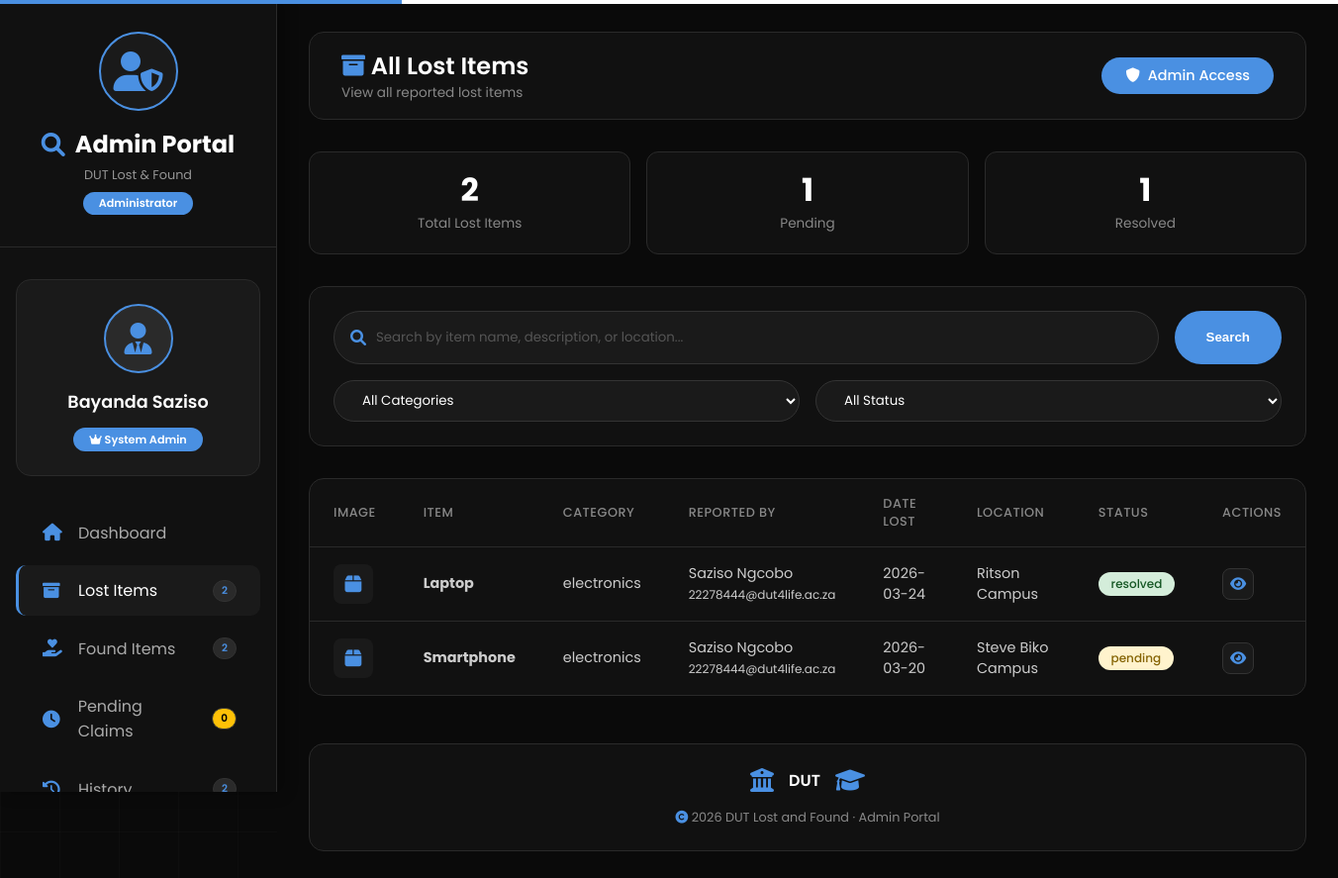
Screenshot of /admin/lost-items (signed in) with the database file from the repository.
### tables this page shows
CREATE TABLE lost_items
                 (id INTEGER PRIMARY KEY AUTOINCREMENT,
                  user_id INTEGER,
                  item_name TEXT NOT NULL,
                  category TEXT NOT NULL,
                  description TEXT NOT NULL,
                  date_lost DATE NOT NULL,
                  location TEXT NOT NULL,
                  latitude REAL,
                  longitude REAL,
                  contact_name TEXT NOT NULL,
                  contact_email TEXT NOT NULL,
                  contact_phone TEXT,
                  reward_offered BOOLEAN DEFAULT 0,
                  image_path TEXT,
                  status TEXT DEFAULT 'pending',
                  resolved_at TIMESTAMP,
                  resolved_by INTEGER,
                  created_at TIMESTAMP DEFAULT CURRENT_TIMESTAMP,
                  FOREIGN KEY (user_id) REFERENCES users(id),
                  FOREIGN KEY (resolved_by) REFERENCES users(id));

### app.py (the view)
@app.route('/admin/lost-items')
def admin_lost_items():
    if 'user' not in session or session['user']['role'] != 'admin':
        flash("Access denied!", "danger")
        return redirect(url_for('login'))
    page = int(request.args.get('page', 1))
    per_page = 20
    search = request.args.get('search', '')
    category = request.args.get('category', '')
    status = request.args.get('status', 'all')
    conn = get_db()
    sql = """SELECT li.*, u.full_name as reporter_name, u.email as reporter_email, u.student_number
             FROM lost_items li
             JOIN users u ON li.user_id = u.id
             WHERE 1=1"""
    params = []
    if search:
        sql += " AND (li.item_name LIKE ? OR li.description LIKE ? OR li.location LIKE ?)"
        search_term = f'%{search}%'
        params.extend([search_term, search_term, search_term])
    if category:
        sql += " AND li.category = ?"
        params.append(category)
    if status != 'all':
        sql += " AND li.status = ?"
        params.append(status)
    count_sql = sql.replace("li.*, u.full_name as reporter_name, u.email as reporter_email, u.student_number", "COUNT(*) as count")
    total = conn.execute(count_sql, params).fetchone()['count']
    sql += " ORDER BY li.created_at DESC LIMIT ? OFFSET ?"
    params.extend([per_page, (page-1)*per_page])
    items = conn.execute(sql, params).fetchall()
    categories = conn.execute("SELECT DISTINCT category FROM lost_items").fetchall()
    total_lost = conn.execute("SELECT COUNT(*) as count FROM lost_items").fetchone()['count']
    total_found = conn.execute("SELECT COUNT(*) as count FROM found_items").fetchone()['count']
    pending_claims = conn.execute("SELECT COUNT(*) as count FROM claims WHERE status = 'pending'").fetchone()['count']
    resolved_count = conn.execute("SELECT COUNT(*) as count FROM item_history").fetchone()['count']
    total_users = conn.execute("SELECT COUNT(*) as count FROM users").fetchone()['count']
    pending_lost_count = conn.execute("SELECT COUNT(*) as count FROM lost_items WHERE status = 'pending'").fetchone()['count']
    resolved_lost_count = conn.execute("SELECT COUNT(*) as count FROM lost_items WHERE status = 'resolved'").fetchone()['count']
    conn.close()
    total_pages = (total + per_page - 1) // per_page if total > 0 else 1
    return render_template('admin_lost_items.html',
                         user=session['user'],
                         items=[dict(item) for item in items],
                         total=total,
                         page=page,
                         total_pages=total_pages,
                         search=search,
                         category=category,
                         status=status,
                         categories=[dict(c)['category'] for c in categories],
                         total_lost=total_lost,
                         total_found=total_found,
                         pending_claims=pending_claims,
                         resolved_count=resolved_count,
                         total_users=total_users,
                         pending_lost_count=pending_lost_count,
                         resolved_lost_count=resolved_lost_count,
                         now=datetime.now())

### app.py (called while the page is built)
def get_db():
    conn = sqlite3.connect('lost_and_found.db')
    conn.row_factory = sqlite3.Row
    return conn

### templates/admin_lost_items.html (shortened to what this page needs)
<!DOCTYPE html>
<html lang="en">
<head>
    <link rel="stylesheet" href="https://cdnjs.cloudflare.com/ajax/libs/font-awesome/6.0.0-beta3/css/all.min.css">
</head>
<body>
    <div class="dashboard-container">
        <div class="sidebar">
            <div class="sidebar-header">
                <div class="admin-logo">
                    <i class="fas fa-user-shield"></i>
                </div>
                <h2>
                    <i class="fas fa-search"></i>
                    <span>Admin Portal</span>
                </h2>
                <p>DUT Lost & Found</p>
                <div class="admin-badge-sidebar">Administrator</div>
            </div>
            <div class="admin-info">
                <div class="admin-avatar">
                    <i class="fas fa-user-tie"></i>
                </div>
                <div class="name">{{ user.full_name }}</div>
                <div class="role-badge">
                    <i class="fas fa-crown"></i> System Admin
                </div>
            </div>
            <ul class="nav-menu">
                <li class="nav-item">
                    <a href="/admin/dashboard" class="nav-link">
                        <i class="fas fa-home"></i>
                        <span>Dashboard</span>
                    </a>
                </li>
                <li class="nav-item">
                    <a href="/admin/lost-items" class="nav-link active">
                        <i class="fas fa-archive"></i>
                        <span>Lost Items</span>
                        <span class="badge">{{ total_lost }}</span>
                    </a>
                </li>
                <li class="nav-item">
                    <a href="/admin/found-items" class="nav-link">
                        <i class="fas fa-hand-holding-heart"></i>
                        <span>Found Items</span>
                        <span class="badge">{{ total_found }}</span>
                    </a>
                </li>
                <li class="nav-item">
                    <a href="/admin/pending-claims" class="nav-link">
                        <i class="fas fa-clock"></i>
                        <span>Pending Claims</span>
                        <span class="badge" style="background: #ffc107; color: #000;">{{ pending_claims }}</span>
                    </a>
                </li>
                <li class="nav-item">
                    <a href="/admin/history" class="nav-link">
                        <i class="fas fa-history"></i>
                        <span>History</span>
                        <span class="badge">{{ resolved_count }}</span>
                    </a>
                </li>
            </ul>
        </div>
        <div class="main-content">
            <div class="top-bar">
                <div class="page-title">
                    <h1><i class="fas fa-archive" style="color: #4a90e2;"></i> All Lost Items</h1>
                    <p>View all reported lost items</p>
                </div>
                <div class="admin-badge">
                    <i class="fas fa-shield-alt"></i> Admin Access
                </div>
            </div>
<div class="stats-grid">
    <div class="stat-card">
        <div class="stat-value">{{ total_lost }}</div>
        <div class="stat-label">Total Lost Items</div>
    </div>
    <div class="stat-card">
        <div class="stat-value">{{ pending_lost_count }}</div>
        <div class="stat-label">Pending</div>
    </div>
    <div class="stat-card">
        <div class="stat-value">{{ resolved_lost_count }}</div>
        <div class="stat-label">Resolved</div>
    </div>
</div>
            <div class="search-section">
                <form method="GET" action="/admin/lost-items">
                    <div class="search-box">
                        <div class="search-input">
                            <i class="fas fa-search"></i>
                            <input type="text" name="search" placeholder="Search by item name, description, or location..." value="{{ search }}">
                        </div>
                        <button type="submit" class="search-btn">Search</button>
                    </div>
                    <div class="filter-group">
                        <select name="category" class="filter-select" onchange="this.form.submit()">
                            <option value="">All Categories</option>
                        </select>
                        <select name="status" class="filter-select" onchange="this.form.submit()">
                            <option value="all" {% if status == 'all' %}selected{% endif %}>All Status</option>
                        </select>
                    </div>
                </form>
            </div>
            <div class="table-responsive">
                 <table>
                    <thead>
                         <tr>
                            <th>Image</th>
                            <th>Item</th>
                            <th>Category</th>
                            <th>Reported By</th>
                            <th>Date Lost</th>
                            <th>Location</th>
                            <th>Status</th>
                            <th>Actions</th>
                        </tr>
                    </thead>
                    <tbody>
                        {% for item in items %}
                        <tr>
                            <td>
                                <div class="item-image-small">
                                    {% if item.image_path %}
                                        <img src="{{ url_for('static', filename=item.image_path) }}" alt="{{ item.item_name }}">
                                    {% else %}
                                        <i class="fas fa-box"></i>
                                    {% endif %}
                                </div>
                            </td>
                            <td>
                                <strong>{{ item.item_name }}</strong>
                            </td>
                            <td>{{ item.category }}</td>
                            <td>
                                {{ item.contact_name }}<br>
                                <small>{{ item.contact_email }}</small>
                            </td>
                            <td>{{ item.date_lost }}</td>
                            <td>{{ item.location }}</td>
                            <td>
                                <span class="status-badge {% if item.status == 'pending' %}status-pending{% else %}status-resolved{% endif %}">
                                    {{ item.status }}
                                </span>
                            </td>
                            <td>
                                <div class="action-buttons">
                                    <a href="/item/lost/{{ item.id }}" class="btn-icon" title="View Item">
                                        <i class="fas fa-eye"></i>
                                    </a>
                                </div>
                            </td>
                        </tr>
                        {% endfor %}
                    </tbody>
                </table>
            </div>
            <div class="dut-footer">
                <div style="display: flex; align-items: center; justify-content: center; gap: 15px; margin-bottom: 1rem;">
                    <i class="fas fa-university" style="font-size: 1.5rem; color: #4a90e2;"></i>
                    <span style="font-weight: 600; font-size: 1rem; color: #ffffff;">DUT</span>
                    <i class="fas fa-graduation-cap" style="font-size: 1.5rem; color: #4a90e2;"></i>
                </div>
                <p><i class="fas fa-copyright"></i> 2026 DUT Lost and Found · Admin Portal</p>
            </div>
        </div>
    </div>
</body>
</html>

### rows the page displays
lost_items: item_name "Laptop", category "electronics", contact_name "Saziso Ngcobo", contact_email "22278444@dut4life.ac.za", date_lost "2026-03-24", location "Ritson Campus", status "resolved"
lost_items: item_name "Smartphone", category "electronics", contact_name "Saziso Ngcobo", contact_email "22278444@dut4life.ac.za", date_lost "2026-03-20", location "Steve Biko Campus", status "pending"

### other values shown
{{ user.full_name }} "Bayanda Saziso"
{{ total_lost }} "2"
{{ total_found }} "2"
{{ pending_claims }} "0"
{{ pending_lost_count }} "1"
{{ resolved_lost_count }} "1"
